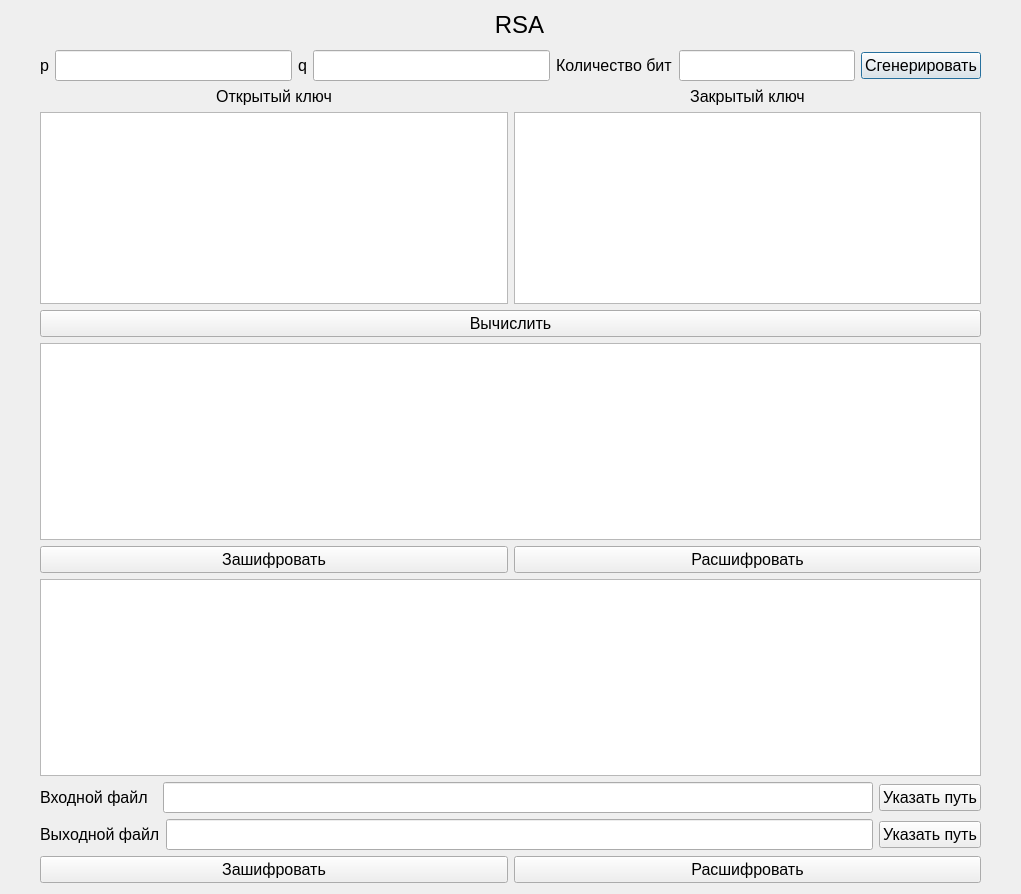
<?xml version="1.0" encoding="UTF-8"?>
<ui version="4.0">
 <class>RSA</class>
 <widget class="QDialog" name="RSA">
  <property name="geometry">
   <rect>
    <x>0</x>
    <y>0</y>
    <width>1021</width>
    <height>894</height>
   </rect>
  </property>
  <property name="windowTitle">
   <string>RSA</string>
  </property>
  <widget class="QLabel" name="cypherName">
   <property name="geometry">
    <rect>
     <x>40</x>
     <y>10</y>
     <width>959</width>
     <height>29</height>
    </rect>
   </property>
   <property name="font">
    <font>
     <pointsize>18</pointsize>
    </font>
   </property>
   <property name="text">
    <string>RSA</string>
   </property>
   <property name="alignment">
    <set>Qt::AlignCenter</set>
   </property>
  </widget>
  <widget class="QWidget" name="layoutWidget">
   <property name="geometry">
    <rect>
     <x>40</x>
     <y>50</y>
     <width>941</width>
     <height>833</height>
    </rect>
   </property>
   <layout class="QVBoxLayout" name="verticalLayout_3">
    <item>
     <layout class="QHBoxLayout" name="horizontalLayout">
      <item>
       <widget class="QLabel" name="label">
        <property name="font">
         <font>
          <pointsize>12</pointsize>
         </font>
        </property>
        <property name="text">
         <string>p</string>
        </property>
       </widget>
      </item>
      <item>
       <widget class="QLineEdit" name="p">
        <property name="font">
         <font>
          <pointsize>14</pointsize>
         </font>
        </property>
        <property name="readOnly">
         <bool>true</bool>
        </property>
       </widget>
      </item>
      <item>
       <widget class="QLabel" name="label_2">
        <property name="font">
         <font>
          <pointsize>12</pointsize>
         </font>
        </property>
        <property name="text">
         <string>q</string>
        </property>
       </widget>
      </item>
      <item>
       <widget class="QLineEdit" name="q">
        <property name="font">
         <font>
          <pointsize>14</pointsize>
         </font>
        </property>
        <property name="readOnly">
         <bool>true</bool>
        </property>
       </widget>
      </item>
      <item>
       <widget class="QLabel" name="label_5">
        <property name="font">
         <font>
          <pointsize>12</pointsize>
         </font>
        </property>
        <property name="text">
         <string>Количество бит</string>
        </property>
       </widget>
      </item>
      <item>
       <widget class="QLineEdit" name="bits">
        <property name="sizePolicy">
         <sizepolicy hsizetype="Preferred" vsizetype="Fixed">
          <horstretch>0</horstretch>
          <verstretch>0</verstretch>
         </sizepolicy>
        </property>
        <property name="font">
         <font>
          <pointsize>14</pointsize>
         </font>
        </property>
       </widget>
      </item>
      <item>
       <widget class="QPushButton" name="generate_pq">
        <property name="font">
         <font>
          <pointsize>12</pointsize>
         </font>
        </property>
        <property name="text">
         <string>Сгенерировать</string>
        </property>
       </widget>
      </item>
     </layout>
    </item>
    <item>
     <layout class="QHBoxLayout" name="horizontalLayout_2">
      <item>
       <layout class="QVBoxLayout" name="verticalLayout">
        <item>
         <widget class="QLabel" name="label_3">
          <property name="font">
           <font>
            <pointsize>12</pointsize>
           </font>
          </property>
          <property name="text">
           <string>Открытый ключ</string>
          </property>
          <property name="alignment">
           <set>Qt::AlignCenter</set>
          </property>
         </widget>
        </item>
        <item>
         <widget class="QTextEdit" name="public_key">
          <property name="font">
           <font>
            <pointsize>14</pointsize>
           </font>
          </property>
          <property name="readOnly">
           <bool>true</bool>
          </property>
         </widget>
        </item>
       </layout>
      </item>
      <item>
       <layout class="QVBoxLayout" name="verticalLayout_2">
        <item>
         <widget class="QLabel" name="label_4">
          <property name="font">
           <font>
            <pointsize>12</pointsize>
           </font>
          </property>
          <property name="text">
           <string>Закрытый ключ</string>
          </property>
          <property name="alignment">
           <set>Qt::AlignCenter</set>
          </property>
         </widget>
        </item>
        <item>
         <widget class="QTextEdit" name="private_key">
          <property name="font">
           <font>
            <pointsize>14</pointsize>
           </font>
          </property>
          <property name="readOnly">
           <bool>true</bool>
          </property>
         </widget>
        </item>
       </layout>
      </item>
     </layout>
    </item>
    <item>
     <widget class="QPushButton" name="calculate_keys">
      <property name="font">
       <font>
        <pointsize>12</pointsize>
       </font>
      </property>
      <property name="text">
       <string>Вычислить</string>
      </property>
     </widget>
    </item>
    <item>
     <widget class="QTextEdit" name="input">
      <property name="font">
       <font>
        <pointsize>14</pointsize>
       </font>
      </property>
     </widget>
    </item>
    <item>
     <layout class="QHBoxLayout" name="horizontalLayout_6">
      <item>
       <widget class="QPushButton" name="encrypt_text">
        <property name="font">
         <font>
          <pointsize>12</pointsize>
         </font>
        </property>
        <property name="text">
         <string>Зашифровать</string>
        </property>
       </widget>
      </item>
      <item>
       <widget class="QPushButton" name="decrypt_text">
        <property name="font">
         <font>
          <pointsize>12</pointsize>
         </font>
        </property>
        <property name="text">
         <string>Расшифровать</string>
        </property>
       </widget>
      </item>
     </layout>
    </item>
    <item>
     <widget class="QTextEdit" name="output">
      <property name="font">
       <font>
        <pointsize>14</pointsize>
       </font>
      </property>
      <property name="readOnly">
       <bool>true</bool>
      </property>
     </widget>
    </item>
    <item>
     <layout class="QHBoxLayout" name="horizontalLayout_3">
      <item>
       <widget class="QLabel" name="inputFileText">
        <property name="font">
         <font>
          <pointsize>12</pointsize>
         </font>
        </property>
        <property name="text">
         <string>Входной файл  </string>
        </property>
       </widget>
      </item>
      <item>
       <widget class="QLineEdit" name="inputFilePath">
        <property name="font">
         <font>
          <pointsize>14</pointsize>
         </font>
        </property>
       </widget>
      </item>
      <item>
       <widget class="QPushButton" name="inputFilePathButton">
        <property name="font">
         <font>
          <pointsize>12</pointsize>
         </font>
        </property>
        <property name="text">
         <string>Указать путь</string>
        </property>
       </widget>
      </item>
     </layout>
    </item>
    <item>
     <layout class="QHBoxLayout" name="horizontalLayout_4">
      <item>
       <widget class="QLabel" name="outputFileText">
        <property name="font">
         <font>
          <pointsize>12</pointsize>
         </font>
        </property>
        <property name="text">
         <string>Выходной файл</string>
        </property>
       </widget>
      </item>
      <item>
       <widget class="QLineEdit" name="outputFilePath">
        <property name="font">
         <font>
          <pointsize>14</pointsize>
         </font>
        </property>
       </widget>
      </item>
      <item>
       <widget class="QPushButton" name="outputFilePathButton">
        <property name="font">
         <font>
          <pointsize>12</pointsize>
         </font>
        </property>
        <property name="text">
         <string>Указать путь</string>
        </property>
       </widget>
      </item>
     </layout>
    </item>
    <item>
     <layout class="QHBoxLayout" name="horizontalLayout_5">
      <item>
       <widget class="QPushButton" name="encrypt_file">
        <property name="font">
         <font>
          <pointsize>12</pointsize>
         </font>
        </property>
        <property name="text">
         <string>Зашифровать</string>
        </property>
       </widget>
      </item>
      <item>
       <widget class="QPushButton" name="decrypt_file">
        <property name="font">
         <font>
          <pointsize>12</pointsize>
         </font>
        </property>
        <property name="text">
         <string>Расшифровать</string>
        </property>
       </widget>
      </item>
     </layout>
    </item>
   </layout>
  </widget>
 </widget>
 <resources/>
 <connections/>
</ui>
